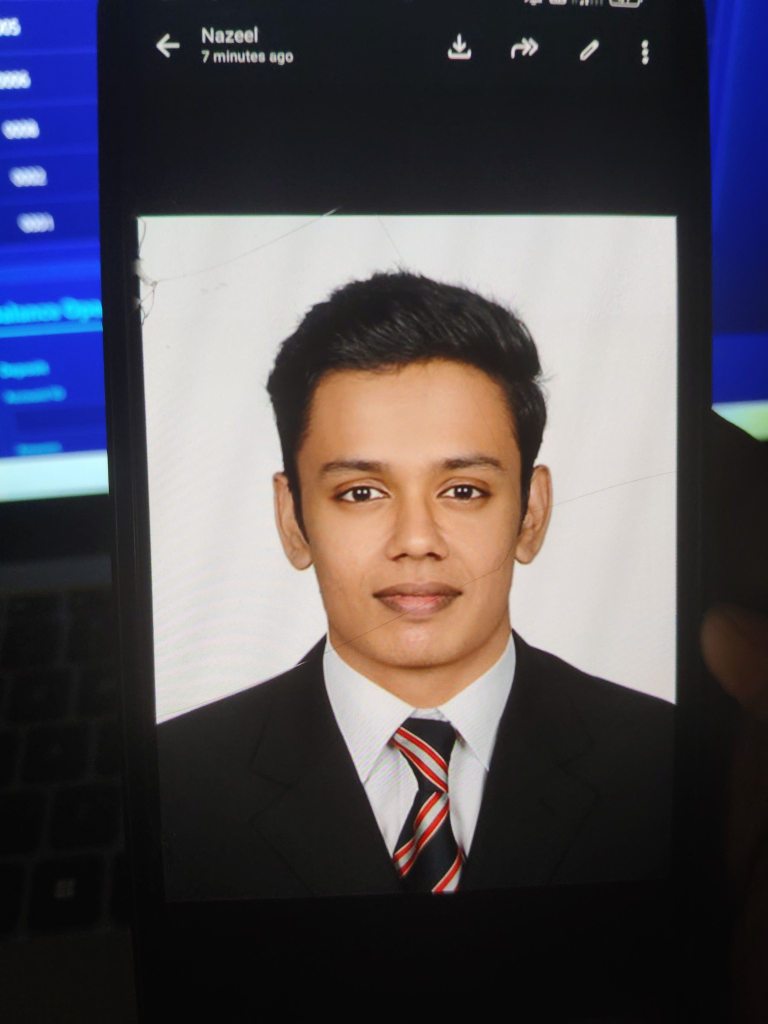
#> input picture FacePayBackend/temp/liveness_1771580430252.jpg, 3072 x 4096 px (shown at 1/4 size)
$ python -i liveness_detector.py   (imports and definitions only)   (older library calls are emulated)
#> lines starting #> are read from the running program, lines starting #| are printed output that depends on the picture
#!/usr/bin/env python3
"""
Liveness Detection Module
Detects if a face is a live person or a spoofed attack (photo, video, mask, etc.)
Uses multiple techniques:
1. Eye blink detection
2. Face movement detection
3. Texture analysis
4. Head pose estimation
"""

import sys
import json
import os
import numpy as np
import cv2
import warnings

# [1 line not run here, left out]

# Suppress TensorFlow/ONNX warnings
os.environ['TF_CPP_MIN_LOG_LEVEL'] = '3'
os.environ['ONNX_DISABLE_PROVIDER_REGISTRATION'] = '1'

import io
import contextlib

class LivenessDetector:
    """Detects if a face is live or spoofed"""

    def __init__(self):
        self.face_detector = None
        self.initialized = False

    # [114 lines left out: functions initialize, detect_eye_blinks, analyze_texture_quality, detect_frequency_patterns, not called in this run]

    def detect_color_distribution(self, image_path):
        """
        Analyze color distribution to detect anomalies
        Live faces have natural color distribution
        Returns: color_score (0-1, higher = more liveness)
        """
#> called with image_path = 'temp/liveness_1771580430252.jpg'
        try:
            img = cv2.imread(image_path)
#> img is the input picture: shape (4096, 3072, 3); mean B, G, R 87.2, 79.2, 82.7
            if img is None:
                return 0.5

            # Convert to LAB color space (better for skin analysis)
            lab = cv2.cvtColor(img, cv2.COLOR_BGR2LAB)
#> lab: shape (4096, 3072, 3); mean of channels 0, 1, 2 83.2, 133.5, 124.6

            # Extract color channels
            l, a, b = cv2.split(lab)
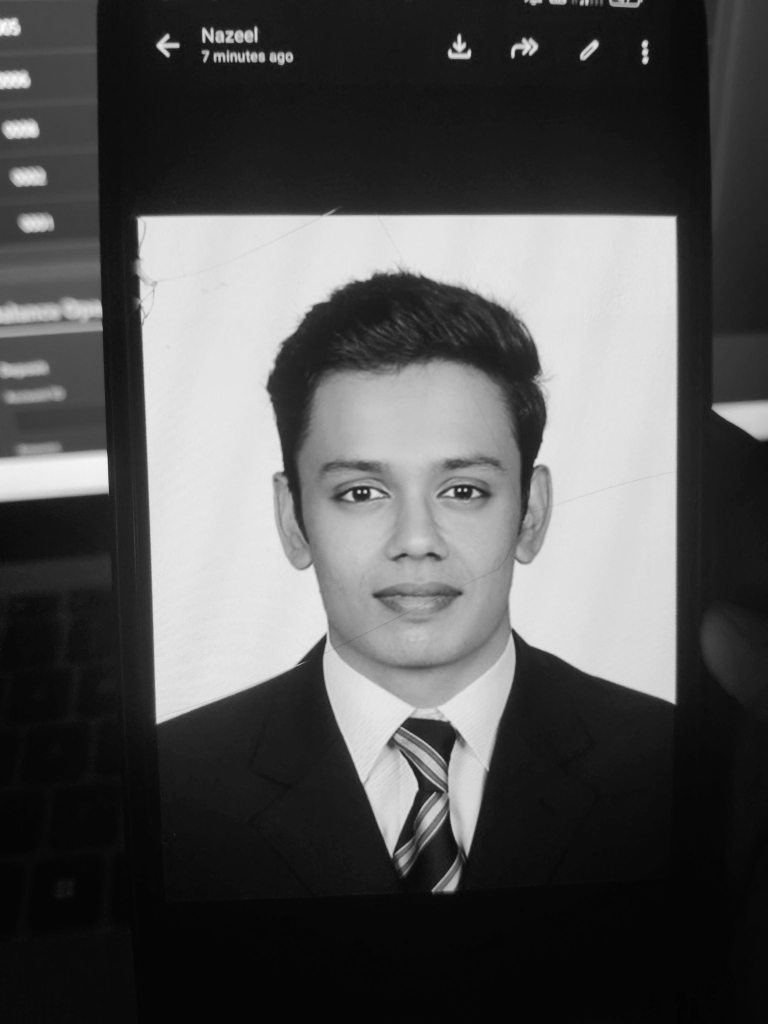
#> l: shape (4096, 3072) (shown at 1/4 size); min 1, max 254, mean 83.2
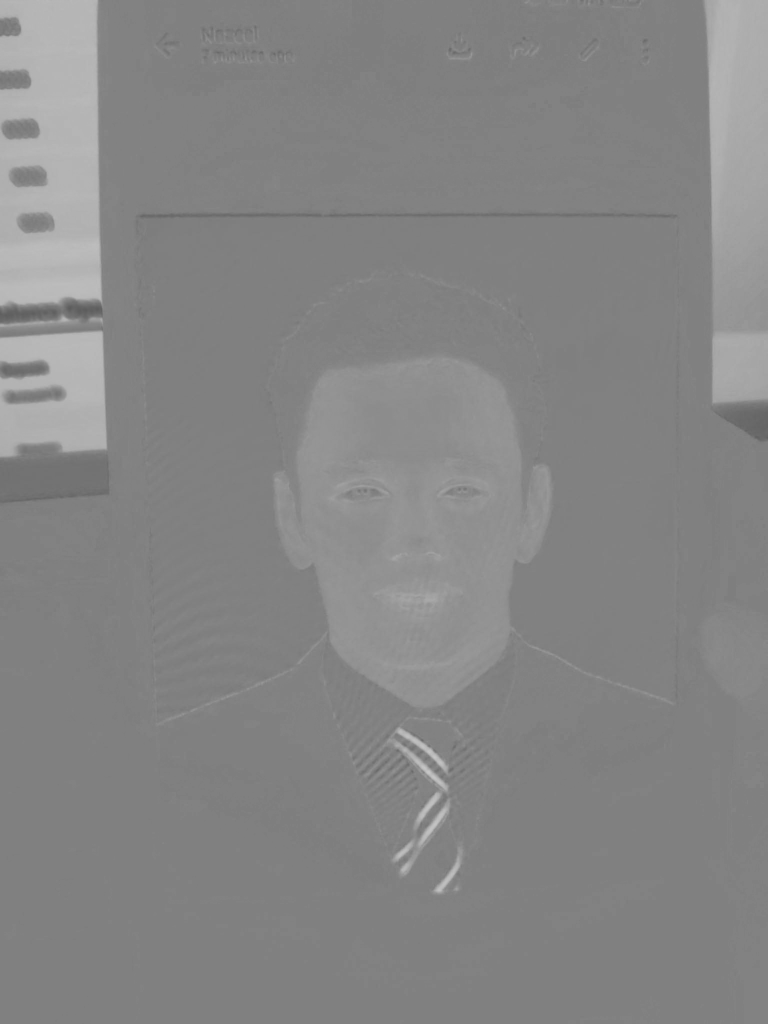
#> a: shape (4096, 3072) (shown at 1/4 size); min 91, max 200, mean 133.5
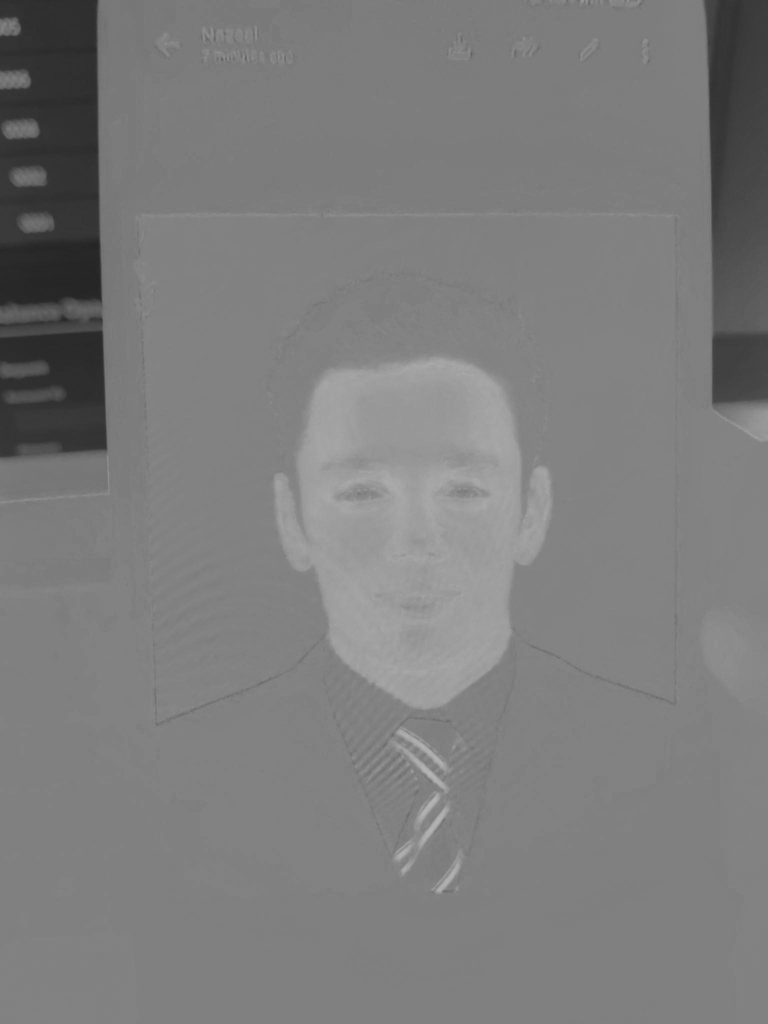
#> b: shape (4096, 3072) (shown at 1/4 size); min 36, max 183, mean 124.6

            # Analyze 'a' channel (red-green) for skin tones
            a_hist = cv2.calcHist([a], [0], None, [256], [0, 256])
#> a_hist = 256 values, max 5576442 at index 128, min 0 at index 0, mean 49152

            # Natural skin has specific distribution in 'a' channel
            # Concentrated around 100-135
            skin_range = np.sum(a_hist[100:135]) / (np.sum(a_hist) + 1e-6)
#> skin_range = 0.818

            # Score based on distribution in natural skin tone range
            color_score = min(skin_range, 1.0)
#> color_score = 0.818

            return max(color_score, 0.0)

        except Exception as e:
            return 0.5

    # [110 lines left out: functions detect_micro_expressions, calculate_liveness_score, main, not called in this run]


# [2 lines not run here, left out]

>>> result = LivenessDetector().detect_color_distribution('temp/liveness_1771580430252.jpg')
#> result = 0.818

$ run again, on FacePayBackend/temp/liveness_1771580815711.jpg
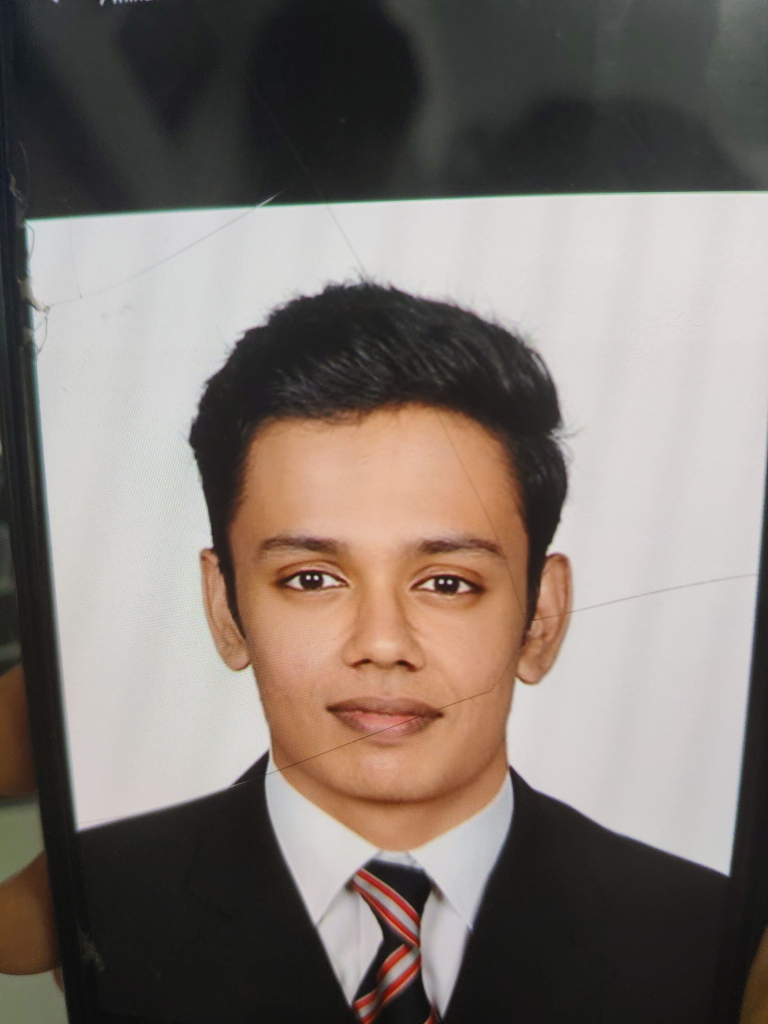
#> input picture FacePayBackend/temp/liveness_1771580815711.jpg, 3072 x 4096 px (shown at 1/4 size)
#> in detect_color_distribution, img is the input picture: shape (4096, 3072, 3); mean B, G, R 111.8, 118.2, 127.7
#> lab: shape (4096, 3072, 3); mean of channels 0, 1, 2 123.7, 130.8, 133
#> in detect_color_distribution, `l, a, b = cv2.split(lab)`:
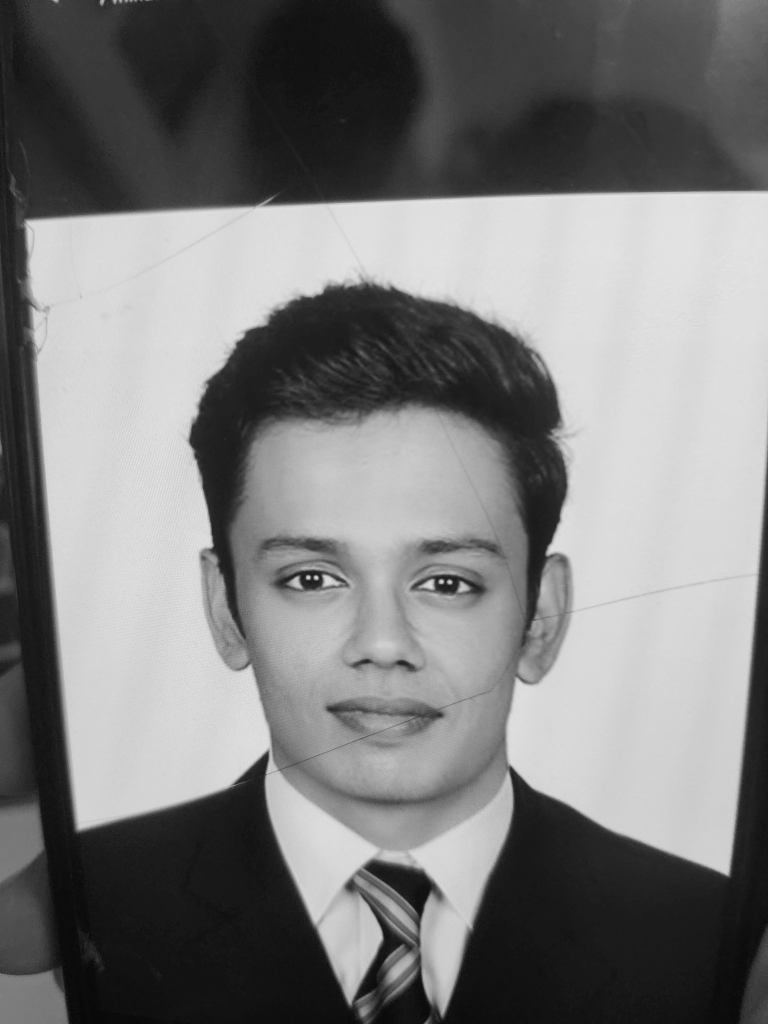
#> l: shape (4096, 3072) (shown at 1/4 size); min 0, max 255, mean 123.7
#> in detect_color_distribution, `l, a, b = cv2.split(lab)`:
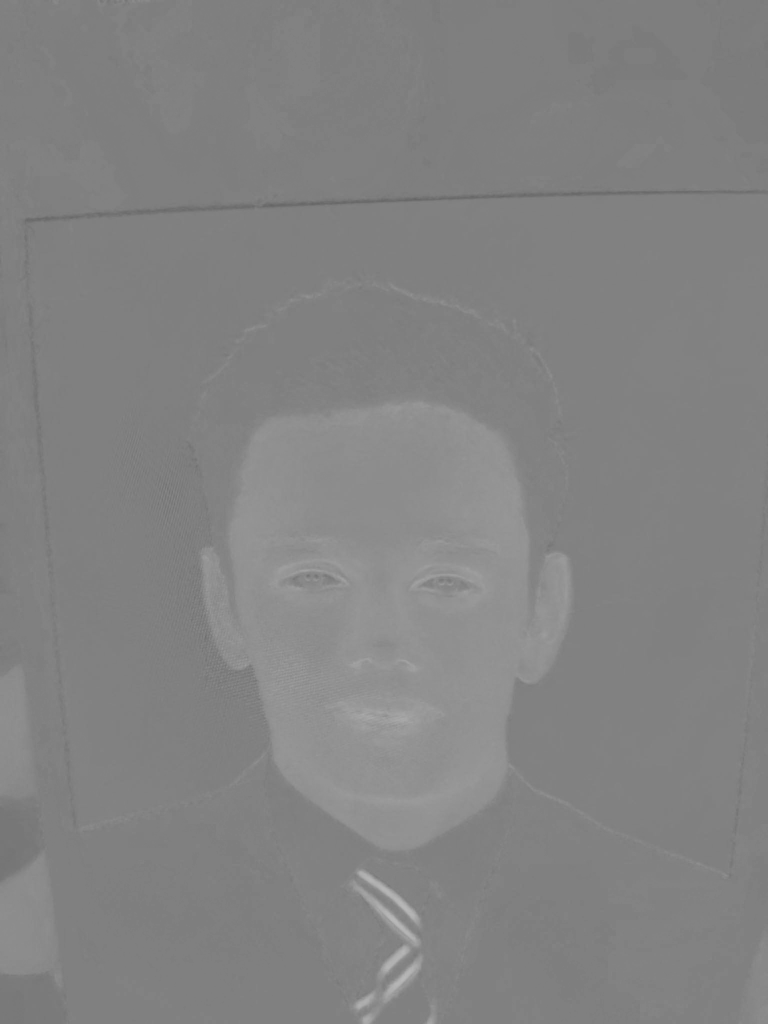
#> a: shape (4096, 3072) (shown at 1/4 size); min 100, max 185, mean 130.8
#> a_hist = 256 values, max 3196511 at index 128, min 0 at index 0, mean 49152
#> skin_range = 0.83

$ run again, on FacePayBackend/temp/liveness_1771580831403.jpg
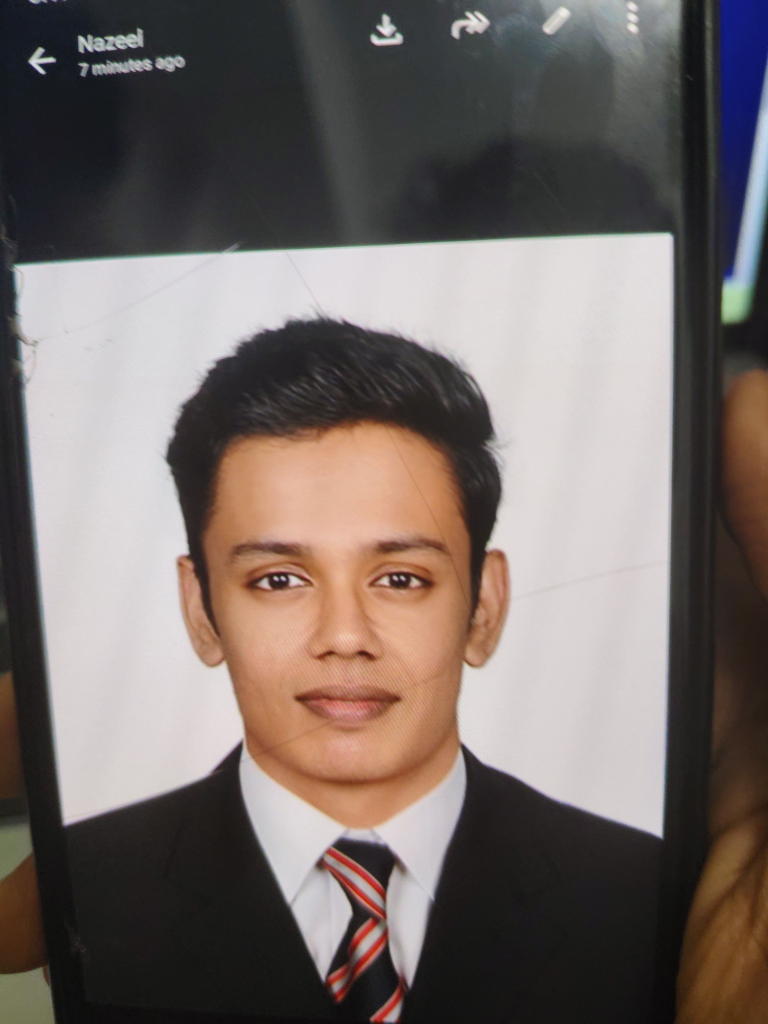
#> input picture FacePayBackend/temp/liveness_1771580831403.jpg, 3072 x 4096 px (shown at 1/4 size)
#> in detect_color_distribution, img is the input picture: shape (4096, 3072, 3); mean B, G, R 103.7, 107.3, 117.3
#> lab: shape (4096, 3072, 3); mean of channels 0, 1, 2 113, 131.8, 131.7
#> in detect_color_distribution, `l, a, b = cv2.split(lab)`:
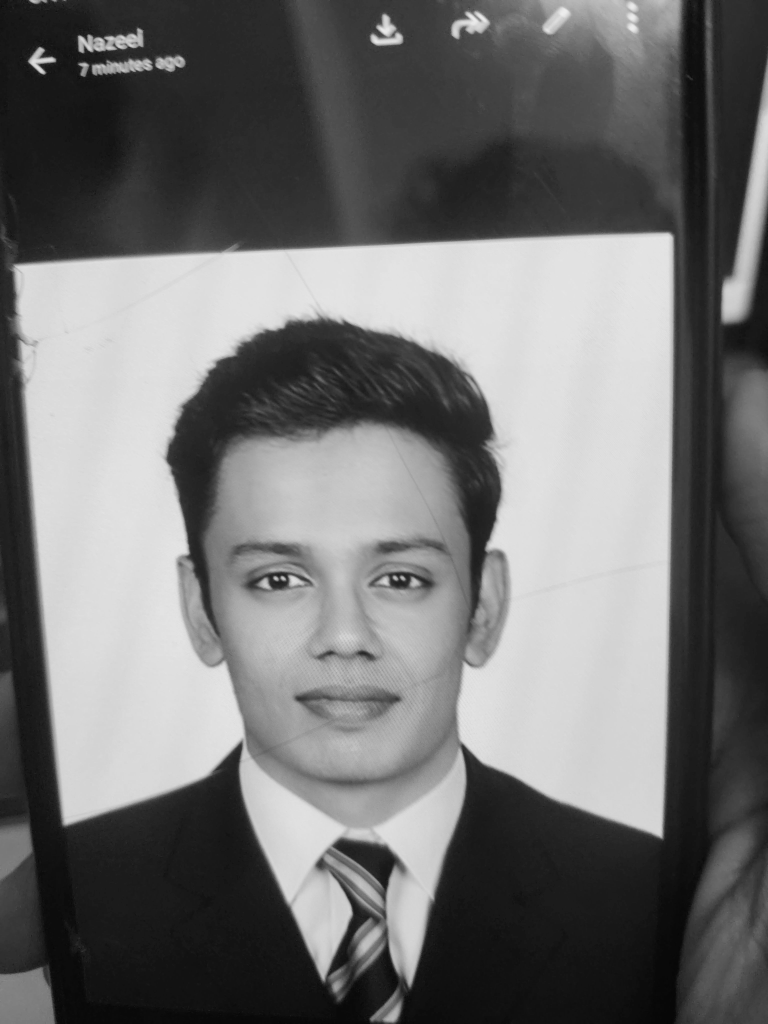
#> l: shape (4096, 3072) (shown at 1/4 size); min 1, max 247, mean 113
#> in detect_color_distribution, `l, a, b = cv2.split(lab)`:
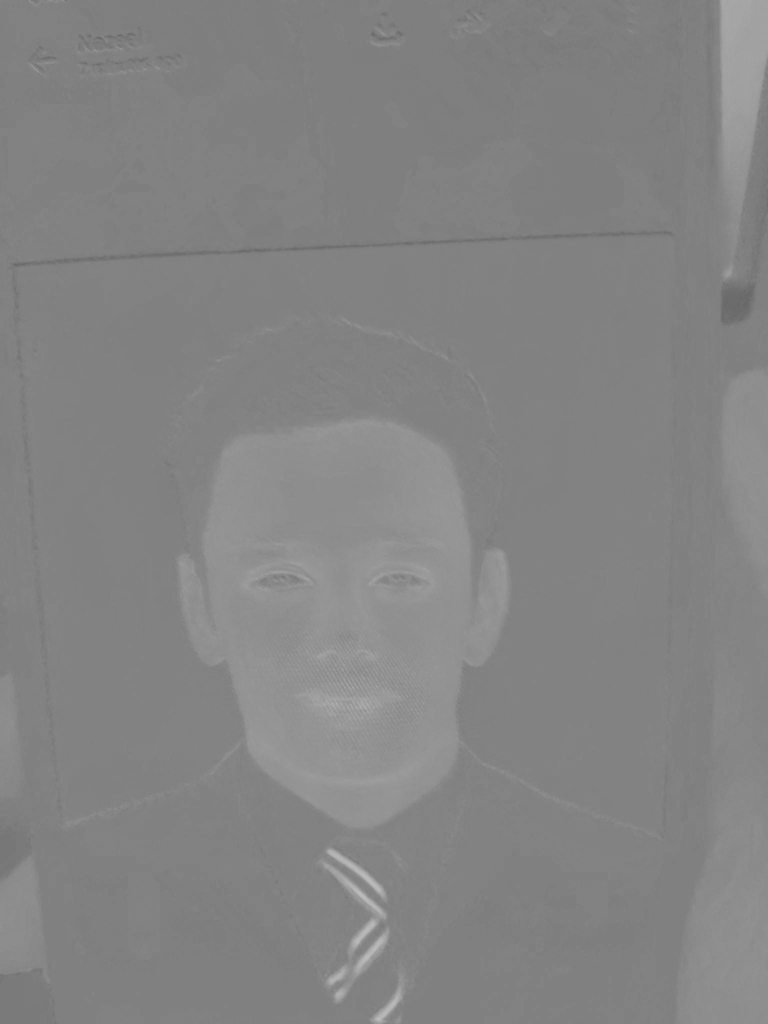
#> a: shape (4096, 3072) (shown at 1/4 size); min 100, max 191, mean 131.8
#> a_hist = 256 values, max 3181977 at index 130, min 0 at index 0, mean 49152
#> skin_range = 0.813

$ run again, on FacePayBackend/temp/liveness_1771580861629.jpg
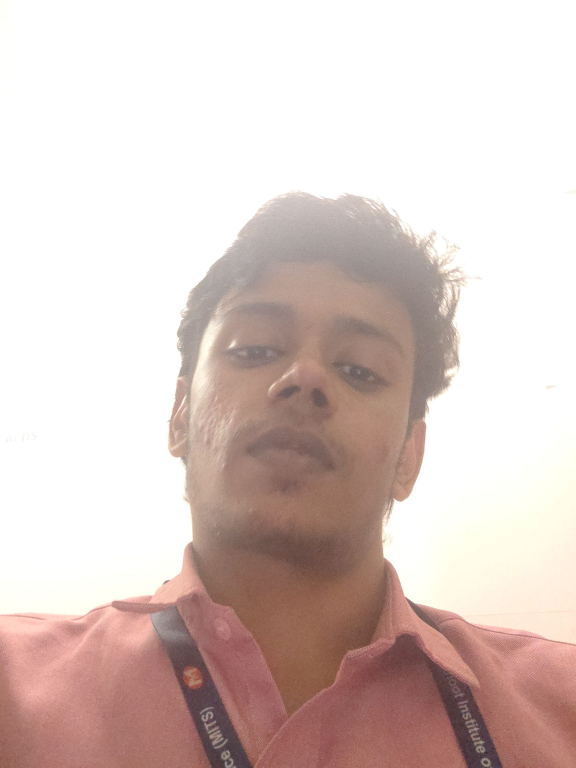
#> input picture FacePayBackend/temp/liveness_1771580861629.jpg, 1728 x 2304 px (shown at 1/3 size)
#> in detect_color_distribution, img is the input picture: shape (2304, 1728, 3); mean B, G, R 196.7, 201.4, 218.3
#> lab: shape (2304, 1728, 3); mean of channels 0, 1, 2 208.8, 133.9, 133.2
#> in detect_color_distribution, `l, a, b = cv2.split(lab)`:
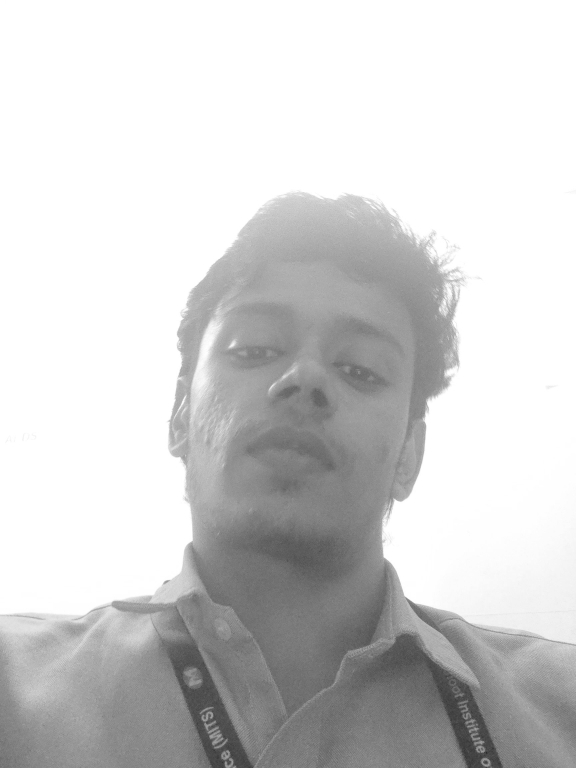
#> l: shape (2304, 1728) (shown at 1/3 size); min 29, max 255, mean 208.8
#> in detect_color_distribution, `l, a, b = cv2.split(lab)`:
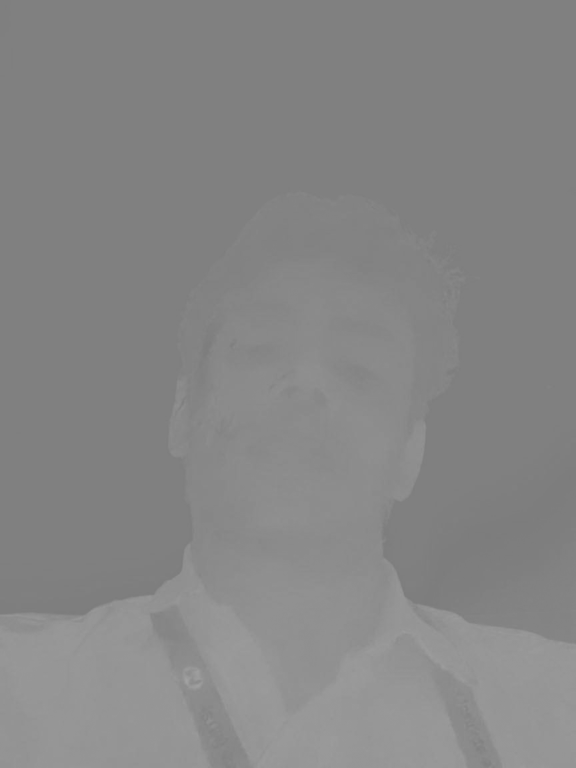
#> a: shape (2304, 1728) (shown at 1/3 size); min 121, max 164, mean 133.9
#> a_hist = 256 values, max 2035783 at index 128, min 0 at index 0, mean 15552
#> skin_range = 0.651
